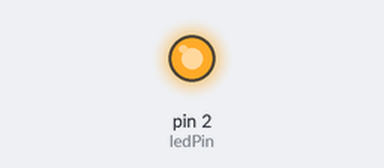
A sketch run on a simulated Arduino Uno, built with avr-gcc and run on an emulated ATmega328P. On the bench: output pins drawn as LEDs (lit = HIGH).

Above: at 1.7 s.
At 7.9 s:
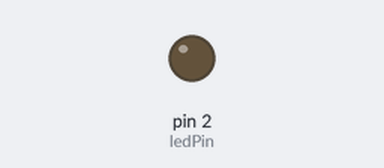
Timing chart, 0 to 14.0 s (numbered marks = the images above):
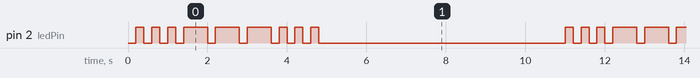

Measured:
- by itself, pin 2 (ledPin): repeats every 10.8 s: 2 × (LOW 0.20 s, HIGH 0.20 s), 3 × (LOW 0.20 s, HIGH 0.60 s), 3 × (LOW 0.20 s, HIGH 0.20 s), LOW 6.2 s, HIGH 0.20 s
- by itself, everything shown: repeats every 10.8 s, in 24 steps

The sketch:

ex03_SOS.ino
```cpp
const int ledPin = 2;
unsigned long prevMillis = 0;
int state = 0;
int flashCount = 0;

void setup() {
  pinMode(ledPin, OUTPUT);
}

void loop() {
  unsigned long now = millis();
  int durOn, durOff;

  if (state < 3) { durOn = 200; durOff = 200; }
  else if (state < 6) { durOn = 600; durOff = 200; }
  else if (state < 9) { durOn = 200; durOff = 200; }
  else { durOn = 0; durOff = 2000; }

  if (now - prevMillis >= (digitalRead(ledPin) ? durOn : durOff)) {
    prevMillis = now;
    int newState = !digitalRead(ledPin);
    digitalWrite(ledPin, newState);

    if (!newState) {
      flashCount++;
      if (flashCount >= 1) {
        flashCount = 0;
        state++;
        if (state >= 12) state = 0;
      }
    }
  }
}
```
